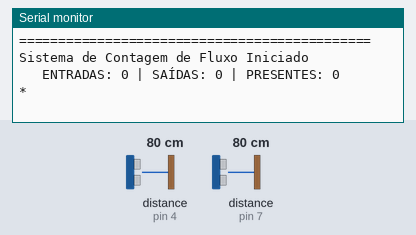
Recording of a sketch running on a simulated Arduino Uno, built with avr-gcc and run on an emulated ATmega328P. On the bench: the last lines printed to the serial monitor. The inputs (shaded band) are chosen by the test bench; at power-on: distance to the obstacle (sensors on pin 4, pin 7) 80 cm.

Above: at 1.2 s.
1.3 s: distance to the obstacle (sensor on pin 4) set to 2 cm
At 1.9 s:
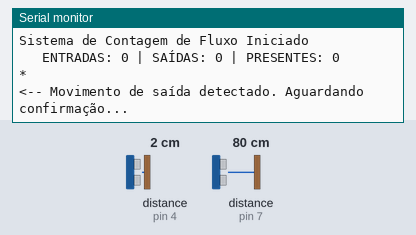
2.9 s: distance to the obstacle (sensor on pin 7) set to 2 cm
At 4.3 s:
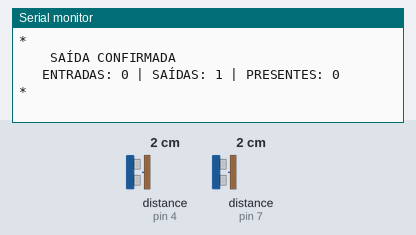

Measured:
- after the input at 1.3 s, the serial monitor: prints a new line after 0.10 s (image 1)
- after the input at 2.9 s, the serial monitor: prints a new line after 0.09 s (image 2)

The sketch:

codigo.ino
```cpp
#include <Ultrasonic.h>

Ultrasonic ultrassom(8, 7);
Ultrasonic ultrassom2(5, 4);

int distanciaDeteccao = 70;

int contadorEntradas = 0;
int contadorSaidas = 0;
int pessoasPresentes = 0;

int estadoSistema = 0;

void setup() {
  Serial.begin(9600);
  Serial.println("=============================================");
  Serial.println("Sistema de Contagem de Fluxo Iniciado");
  imprimirStatus();
}

void loop() {
  long distancia = ultrassom.Ranging(CM);
  long distancia2 = ultrassom2.Ranging(CM);

  switch (estadoSistema) {
    case 0:
      if (distancia < distanciaDeteccao && distancia2 > distanciaDeteccao) {
        estadoSistema = 1;
        Serial.println("--> Movimento de entrada detectado. Aguardando confirmação...");
      } else if (distancia2 < distanciaDeteccao && distancia > distanciaDeteccao) {
        estadoSistema = 2;
        Serial.println("<-- Movimento de saída detectado. Aguardando confirmação...");
      }
      break;

    case 1:
      if (distancia2 < distanciaDeteccao) {
        contadorEntradas++;
        pessoasPresentes = contadorEntradas - contadorSaidas;
        Serial.println("*");
        Serial.println("   ENTRADA CONFIRMADA  ");
        imprimirStatus();
        estadoSistema = 3;
      } else if (distancia > distanciaDeteccao) {
        Serial.println("-> Passagem de entrada cancelada. Rearmando.");
        estadoSistema = 0;
      }
      break;

    case 2:
      if (distancia < distanciaDeteccao) {
        contadorSaidas++;
        pessoasPresentes = contadorEntradas - contadorSaidas;
        if (pessoasPresentes < 0) {
          pessoasPresentes = 0;
        }
        Serial.println("*");
        Serial.println("    SAÍDA CONFIRMADA   ");
        imprimirStatus();
        estadoSistema = 3;
      } else if (distancia2 > distanciaDeteccao) {
        Serial.println("<- Passagem de saída cancelada. Rearmando.");
        estadoSistema = 0;
      }
      break;

    case 3:
      if (distancia > distanciaDeteccao && distancia2 > distanciaDeteccao) {
        Serial.println("Área livre. Sistema pronto para nova contagem.");
        Serial.println("---------------------------------------------");
        estadoSistema = 0;
      }
      break;
  }

  delay(100);
}

void imprimirStatus() {
  Serial.print("   ENTRADAS: ");
  Serial.print(contadorEntradas);
  Serial.print(" | SAÍDAS: ");
  Serial.print(contadorSaidas);
  Serial.print(" | PRESENTES: ");
  Serial.println(pessoasPresentes);
  Serial.println("*");
}
```
